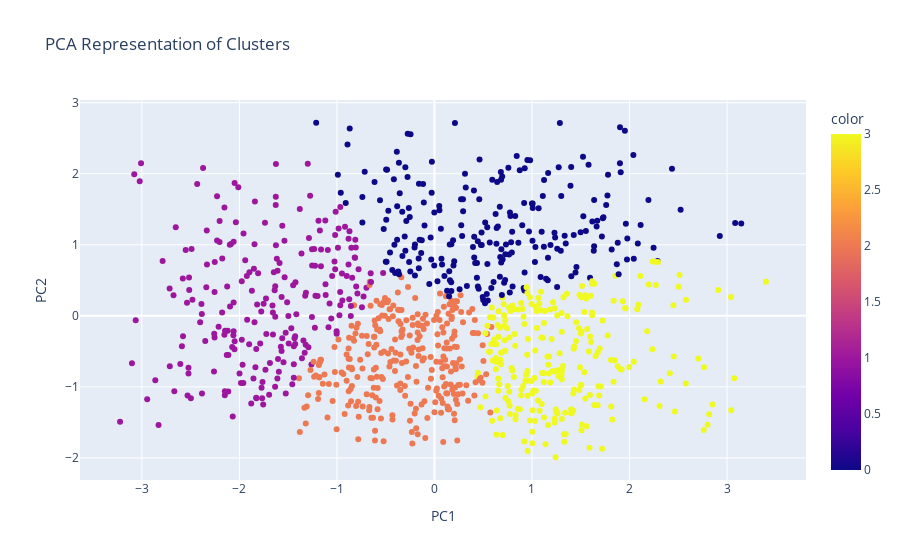

Notebook source saved alongside this figure:
### Markdown cell above
## PCA.

### Code cell
# Create scatter plot of `PC2` vs `PC1`
fig = px.scatter(
    data_frame=X_pca,
    x="PC1",
    y="PC2",
    color=labels,
    title="PCA Representation of Clusters"
)

fig.update_layout(xaxis_title="PC1", yaxis_title="PC2")
fig.show()

### Figure 1 — Plotly figure (JSON) as saved in the notebook; plotly's stock layout.template omitted (floating-point values rounded to 4 significant figures; data arrays with more than 128 entries replaced by an {"elided": "..."} marker saying what was removed)
{"data": [{"hovertemplate": "PC1=%{x}<br>PC2=%{y}<br>color=%{marker.color}<extra></extra>", "legendgroup": "", "marker": {"color": {"elided": "1000 int values"}, "coloraxis": "coloraxis", "symbol": "circle"}, "mode": "markers", "name": "", "orientation": "v", "showlegend": false, "type": "scatter", "x": {"elided": "1000 float values"}, "xaxis": "x", "y": {"elided": "1000 float values"}, "yaxis": "y"}], "layout": {"coloraxis": {"colorbar": {"title": {"text": "color"}}, "colorscale": [[0, "#0d0887"], [0.1111, "#46039f"], [0.2222, "#7201a8"], [0.3333, "#9c179e"], [0.4444, "#bd3786"], [0.5556, "#d8576b"], [0.6667, "#ed7953"], [0.7778, "#fb9f3a"], [0.8889, "#fdca26"], [1, "#f0f921"]]}, "legend": {"tracegroupgap": 0}, "title": {"text": "PCA Representation of Clusters"}, "xaxis": {"anchor": "y", "domain": [0, 1], "title": {"text": "PC1"}}, "yaxis": {"anchor": "x", "domain": [0, 1], "title": {"text": "PC2"}}}}
